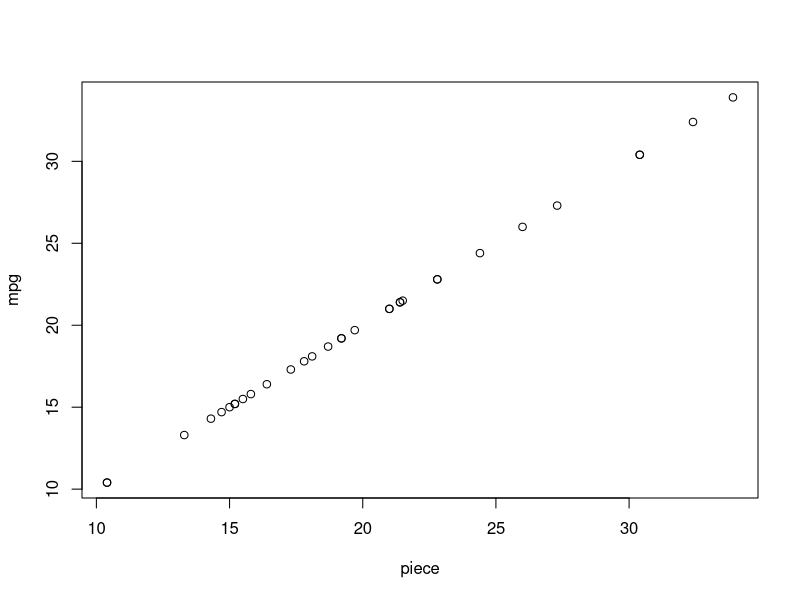
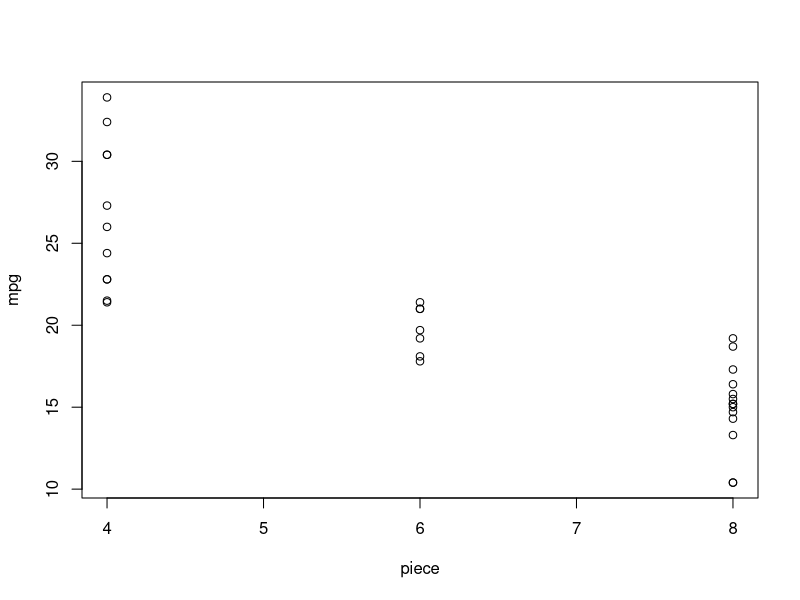
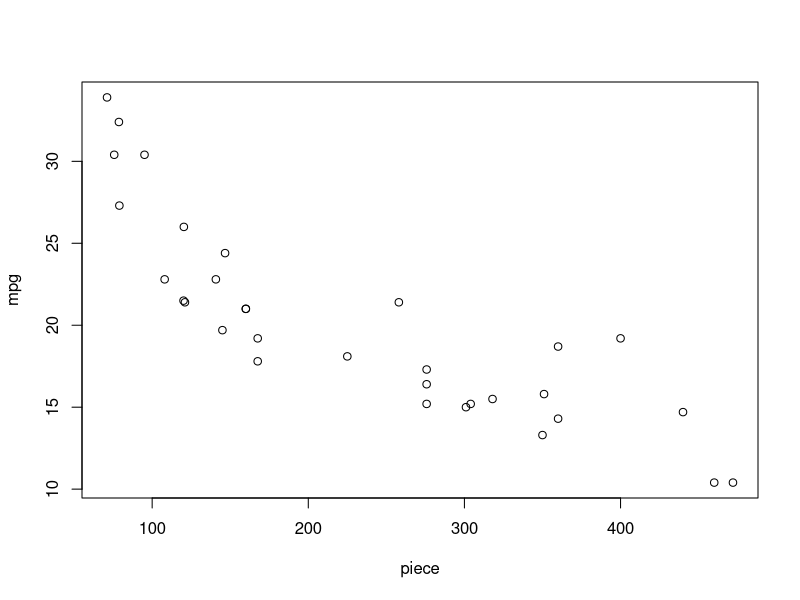
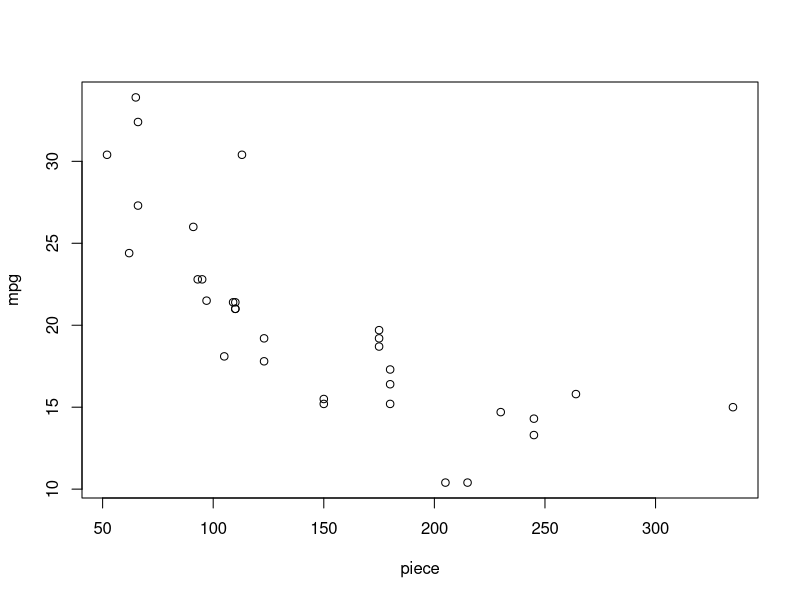
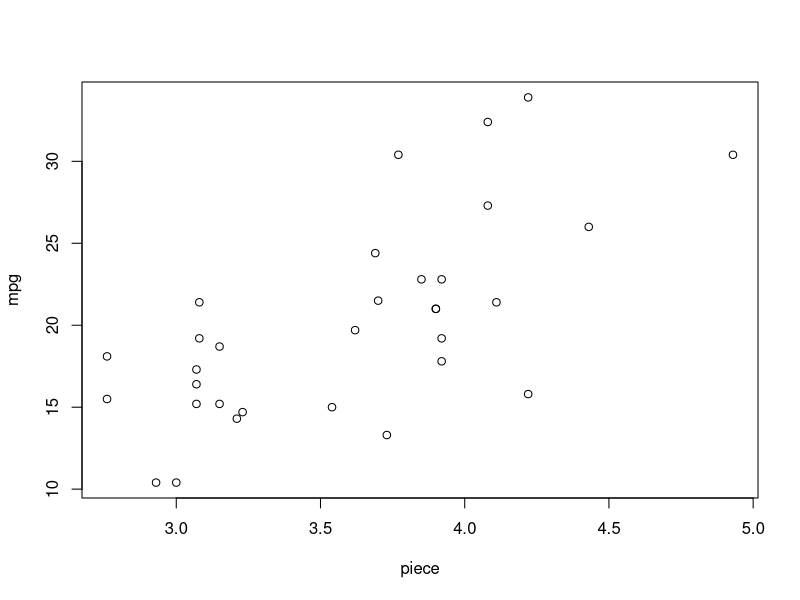
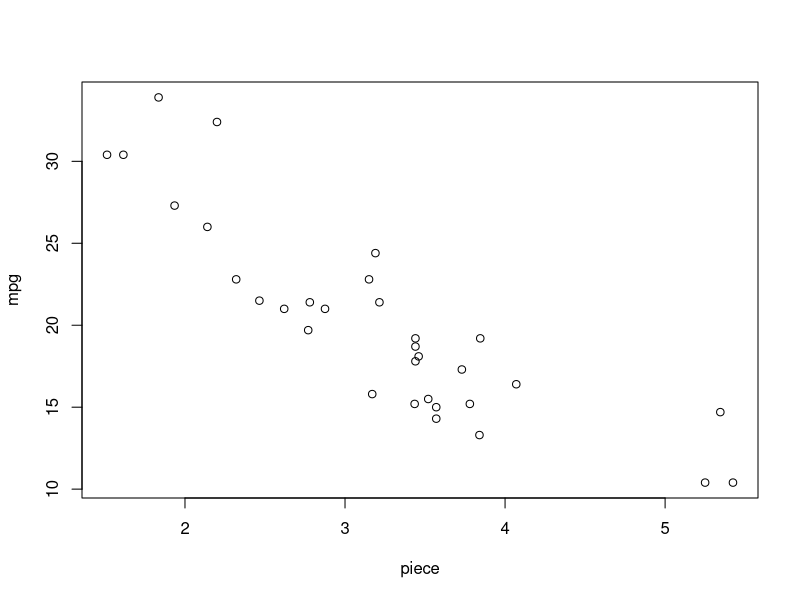
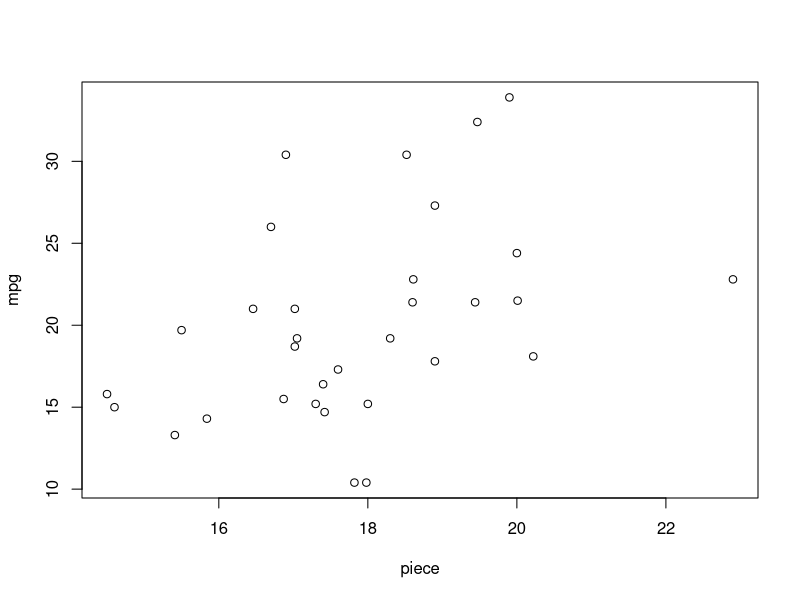
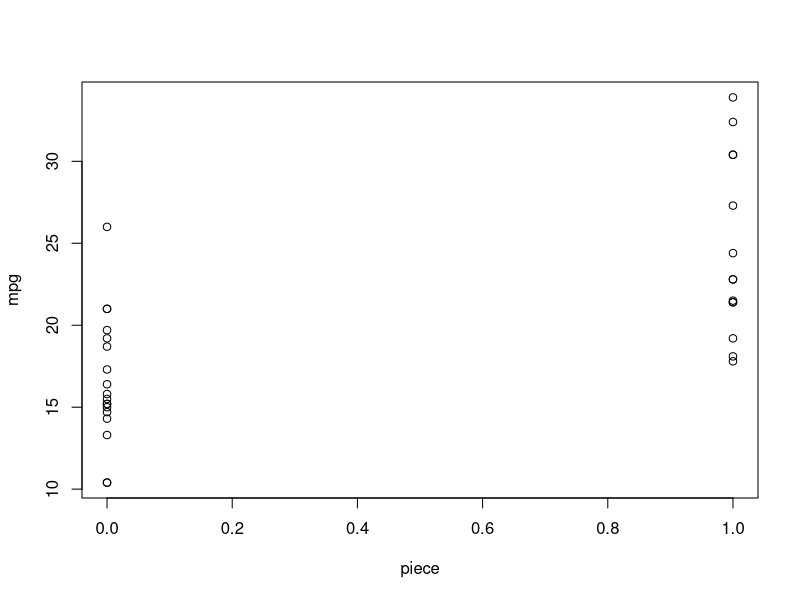

Write the R code that produced these figures, in order.
## ---- chunk 1
knitr::opts_chunk$set(echo = TRUE, eval=FALSE)
## ---- chunk 2
my_function = function(x, y, z, ...) {
  ## some code
  
  ## some other code
}
## ---- chunk 3
my_function(x=VALUE, y=VALUE, z=VALUE)
## ---- chunk 4
## load data
pbsc = read.csv('PBSC-comma.txt', header = TRUE)

## we can get multiple columns by position
pbsc[2:4]

## get columns by names
get_columns_by_names = function(my_data_frame, first_name, last_name) {
  df_column_names = colnames(my_data_frame)
  first_position = which(df_column_names == first_name)
  last_position = which(df_column_names == last_name)

  my_data_frame[first_position:last_position]
}

## call the function
get_columns_by_names(pbsc, "A", "C")
get_columns_by_names(pbsc, "C", "A") # reversed
## ---- chunk 5
function(x, y, z, ...) {
  ## some code
  
  ## some other code
}

# will show you a use case in next section.
## ---- chunk 6
# install.packages('magrittr')
# install.packages('dplyr')
library(dplyr)
pbsc %>% 
  head() %>% # the output from the previous operator will be the first argument in the next operator/function
  `[`(2:4) # yes! '[' is a function.

# the normal way to do this.
`[`(pbsc, 2:4) 

# use anonymous function in pipes
workshop_comment = 'I really do not like the RNASeq workshop!'
gsub('do not', 'do', workshop_comment)

workshop_comment %>%
  gsub('do not', 'do')  # this won't work because it takes workshop_comment as its first argument.


workshop_comment %>% 
  (function(comment) {
    gsub('do not', 'do', comment)
  })

## ---- chunk 7
# load the library first
library(dplyr) 

pbsc
filter(pbsc, G > 25)
filter(pbsc, G > 25, A > 25) # it can takes multiple expressions
filter(pbsc, X.Base %in% 2:5 ) # get values from base 2 to 5

# what does the logical values of expressions mean?
pbsc$G > 25
pbsc$G >25 & pbsc$A > 25
pbsc$X.Base %in% 2:5

# filter NA rows
pbsc_na = pbsc
pbsc_na$phred = sample(c(20:60, rep(NA, 10)), nrow(pbsc_na), replace = TRUE)
pbsc_na

pbsc_na %>%
  filter(is.na(phred)) # select all rows that phred is NA

pbsc_na %>%
  filter(!is.na(phred)) # select all rows that phred is not NA
## ---- chunk 8
# select columns by names
select(pbsc, G, A)

# select all columns between G and C
select(pbsc, G:C)

# select all columns except those from G to C
select(pbsc, -(G:C))

# more cool stuff
iris

select(iris, starts_with('Sepal')) # names begin with 'Sepal'
select(iris, ends_with('Length')) # names end with 'Length'
select(iris, contains('al')) # names that contain 'al'
select(iris, matches("\\.")) # select by a regular expression
## ---- chunk 9
iris
arrange(iris, Petal.Length)
arrange(iris, Petal.Length, Petal.Width) # sort by multiple columns

arrange(iris, desc(Petal.Length)) # descending order
## ---- chunk 10
mutate(pbsc, 
       GC = G + C,
       AT = A + G)


# refer to columns that you've just created
mutate(pbsc,
       GC = G + C,
       AT = A + G,
       GA_to_AT = GC/AT)

# if you only want to keep the new variables, use transmutate().
transmute(pbsc,
          GC = G + C,
          AT = A + G,
          GA_to_AT = GC/AT)

# a use case of combining multiple manipulating functions
#  goal: select rows that are GC biased
mutate(pbsc,
       GC = G + C,
       AT = A + G,
       GC_bias = GC > AT) %>%
  filter(GC_bias)
## ---- chunk 11
summarise(pbsc, GC = G + C) # this won't work because the new variable has length > 1

summarise(pbsc, average_G = mean(G)) # calculate the average of G content.

## ---- chunk 12
mtcars

grouped_mtcars = group_by(mtcars, cyl)
grouped_mtcars # what does the data look like now?

class(grouped_mtcars) # now it is a 'grouped_df' object.

summarise(grouped_mtcars, mean(mpg)) # calculate average mpg for each number of cyl.

# we can group the data by multiple variables.
group_by(mtcars, cyl, gear, carb) %>%
  summarise(mean(mpg), max(disp), min(wt))
## ---- chunk 13
# install the plyr package if you haven't.
# install.packages('plyr')
library(plyr)
## ---- chunk 14
# the data we use
mtcars

# split by column
mtcars_matrix = as.matrix(mtcars) # convert data frame to matrix
aaply(.data=mtcars_matrix, .margins=2, .fun=mean) # output is array
adply(.data=mtcars_matrix, .margins=2, .fun=mean) # output is data frame
alply(.data=mtcars_matrix, .margins=2, .fun=mean, .dims=TRUE) # output is lit
a_ply(.data=mtcars_matrix, .margins=2, .fun=mean) # nothing returned
## ---- chunk 15
mtcars_t = t(mtcars) # transpose the data
head(mtcars_t) 

# split the matrix by row, and then divide each element by the largest value from that row.
aaply(.data=mtcars_t, .margins = 1, function(x){x/max(x)} )
adply(.data=mtcars_t, .margins = 1, function(x){x/max(x)} )
alply(.data=mtcars_t, .margins = 1, function(x){x/max(x)}, .dims = TRUE )
## ---- chunk 16
mtcars_relative = aaply(.data=mtcars_t, .margins = 1, function(x){x/max(x)} )
mtcars_relative

aaply(.data = mtcars_relative, .margins = c(1, 2), 
      .fun = function(x) {ifelse(x>0.5, yes = 'high', no = 'low')}) # define an anynomous function

aaply(.data = mtcars_relative, .margins = c(1, 2),
      .fun = ifelse, yes='high', no='low') # pass additional arguments to function
## ---- chunk 17
# we still use the mtcars dataset
mtcars
## ---- chunk 18
ddply(.data = mtcars, .variables = 'cyl', colMeans)
## ---- chunk 19
ddply(.data = mtcars, .variables = c('cyl', 'vs'), colMeans)
## ---- chunk 20
ddply(.data = mtcars, .variables = 'cyl', mean) # this will give you errors!

ddply(.data = mtcars, .variables = .(cyl), summarise,
      mean_mpg = mean(mpg),
      sd_mpg = sd(mpg))

# remember the combined use of group_by and summarise functions?
mtcars_by_cyl = group_by(mtcars, cyl)
summarise(mtcars_by_cyl,
          mean_mpg = mean(mpg),
          sd_mpg = sd(mpg))
## ---- chunk 21
mtcars_list = as.list(mtcars)
mtcars_list

ldply(.data = mtcars_list, .fun = mean)
## ---- chunk 22
my_functions = list(mean, sum, sd, max, min, length)
my_functions

laply(.data = my_functions, function(x) {x(mtcars$mpg)})

# same as
c( mean(mtcars$mpg),
   sum(mtcars$mpg),
   sd(mtcars$mpg),
   max(mtcars$mpg),
   min(mtcars$mpg),
   length(mtcars$mpg) )
## ---- chunk 23
mtcars_list = as.list(mtcars)

# remember why we use '[[' instead of '['?
l_ply(mtcars_list, plot, y=mtcars_list[['mpg']], ylab='mpg')
## ---- chunk 24
list_names = names(mtcars_list)
list_names

l_ply(list_names, function(x){
  plot(x=mtcars_list[[x]], y=mtcars_list[['mpg']], xlab = x, ylab = 'mpg')
})
## ---- chunk 25
l_ply(list_names, function(x){
  png(filename = paste0(x, '.png'))
  plot(x=mtcars_list[[x]], y=mtcars_list[['mpg']], xlab = x, ylab = 'mpg')
  dev.off()
})
## ---- chunk 26
# shapiro test
shapiro.test(mtcars$mpg)
# statistic W
shapiro.test(mtcars$mpg)$statistic
# p value
shapiro.test(mtcars$mpg)$p.value

single_res = c(shapiro.test(mtcars$mpg)$statistic,
               shapiro.test(mtcars$mpg)$p.value)
names(single_res) = c('W', 'p value')
single_res

# create a list 
shapiro_results = list()

ldply(list_names, function(x){
  single_res = c(shapiro.test(mtcars[[x]])$statistic,
               shapiro.test(mtcars[[x]])$p.value)
  names(single_res) = c('W', 'p value')
  shapiro_results[[x]] <<- single_res
})

# we can easily convert a list of elements equal in length to a data frame.
as.data.frame(shapiro_results)
